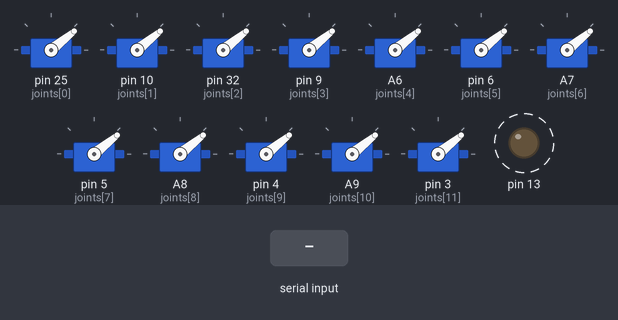
Recording of a sketch running on a simulated Teensy 4. On the bench: 12 × servo, output pins drawn as LEDs (lit = HIGH). Dashed ring = blinking. Inputs (shaded band) come from the test bench. What the sketch prints to the serial monitor is not drawn.

Above: at 1.2 s.
1.3 s: "G" received over Serial
At 1.65 s:
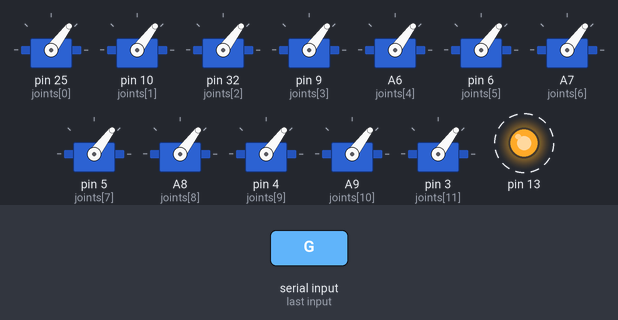
4.3 s: "O" received over Serial
At 4.66 s:
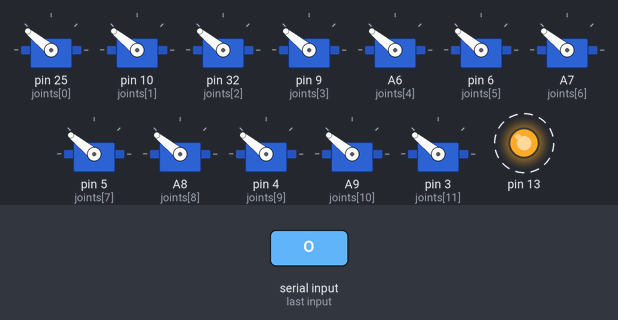
7.3 s: "1" received over Serial
At 10.4 s:
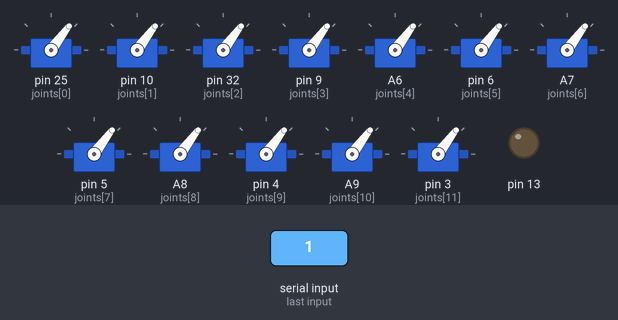
Timing chart, 0 to 11.9 s (numbered marks = the images above; inputs shaded):
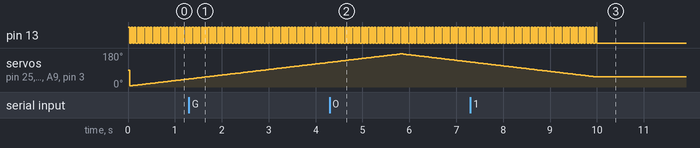

Measured:
- by itself, pin 13: alternates HIGH for 0.03 s and LOW for 0.03 s, 79 changes in all, then stays LOW

The sketch:

McHacks.ino
```cpp
#include <Servo.h>
const int Tx = 1;

const int DEG_PER_SEC = 30;

uint32_t tNow = 0, tLast = 0;
uint32_t updatePeriod = (1./DEG_PER_SEC) * 1000;

int joints[] =
{
    25, 10,
    32, 9,
    A6, 6,
    A7, 5,
    A8, 4,
    A9, 3
};

const int nj = sizeof(joints)/sizeof(joints[0]);

Servo joint[nj];

uint8_t angle[nj];

uint32_t timeLast = 0;

uint32_t tLast2 = 0;

void setup()
{
    pinMode(13, OUTPUT);
    digitalWrite(13, HIGH);

    pinMode(Tx, INPUT_PULLUP);

    Serial1.begin(9600);
    Serial.begin(115200);

    for (int i = 0; i < nj; i++)
        joint[i].attach(joints[i]);

    tLast = millis();
    timeLast = millis();
    tLast2 = millis();
}

int i = 1;
int pos = 5;
bool kill = false;
void loop()
{
    tNow = millis();
    if (tNow - tLast > updatePeriod && !kill)
    {
        tLast = tNow;
        pos += i;

        if (pos > 175 || pos < 5)
        {
            pos -= i;
            i *= -1;
        }
        for (int i = 0; i < nj; i++)
            joint[i].write(pos);

        digitalWrite(13, !digitalRead(13));
    }

    if (tNow - tLast2 > 10000)
    {
        kill = true;
        for (int i = 0; i < nj; i++)
            joint[i].detach();
    }

    if (Serial.available() >= 2)
    {
        while (Serial1.available() > 0)
        {
            byte h0 = Serial1.read();
            if (h0 == 'G')
            {
                byte h1 = Serial1.read();
                if (h1 == 'O')
                {
                    int dataCount = 0;
                    while (dataCount < 12 && millis() - timeLast < 500)
                    {
                        if (Serial1.available() > 0)
                        {
                            uint8_t b = Serial1.read();
                            angle[dataCount++] = b;
                            Serial.write(b);
                        }
                    }
                    if (millis() - timeLast > 500)
                    {

                    }
                }
            }
        }
    }
    while (Serial.available() > 0)
    {
        byte b = Serial.read();
        Serial1.write(b);
        Serial.write((char)b);
    }
}
```
